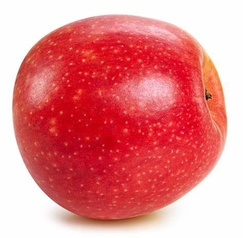
#> input picture Lab3/Images/apple.jpg, 243 x 238 px, shrunk from 474 x 465 before the run, found by its file name
$ python test.py
#> lines starting #> are read from the running program, lines starting #| are printed output that depends on the picture; after the words box and inside, x2 and y2 are one past the last pixel; in counts of white or black regions, pixels touching at a corner belong together
#> further down, image_read is the input picture: shape (238, 243, 3); mean B, G, R 135.4, 132.5, 228.6
### Lab3/main.py
import cv2
import numpy as np

def bw_method(image):
    height, width, _ = image.shape
#> height = 238; width = 243
    image1 = np.zeros((height, width), dtype=np.uint8)

    for y in range(height):
        for x in range(width):
            r, g, b = image[y, x]
            gray_value = int(0.36 * r + 0.53 * g + 0.11 * b)
            image1[y, x] = gray_value
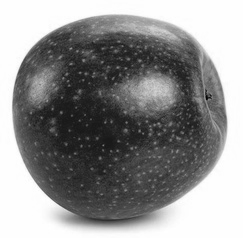
#> image1: shape (238, 243); min 6, max 255, mean 143.7

    return image1

def binarization_on_bw_image(image):
    height, width = image.shape
#> height = 238; width = 243
    image1 = np.zeros((height, width), dtype=np.uint8)
    for y in range(height):
        for x in range(width):
            if image[y, x] >= 128:
                image1[y, x] = 255
            else:
                image[y, x] = 0
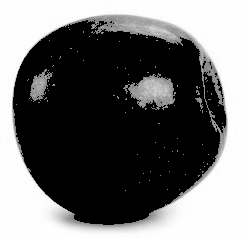
#> image: shape (238, 243); min 0, max 255, mean 107.7
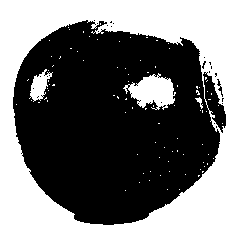
#> image1: shape (238, 243); 46.2% white; 93 white regions (89 under 20 px), largest, box (x1, y1, x2, y2) and area: (0, 0, 243, 238) 25005, (123, 73, 176, 110) 1130, (29, 69, 53, 102) 379, (195, 97, 203, 109) 37
    return image1


def process_special_point(matrix):
    # Создаем копию матрицы
    matrix_copy = matrix.copy()

    # Найти координаты элемента, начинающегося на 'sp'
    coordinates = np.argwhere(np.char.startswith(matrix_copy.astype(str), 'sp'))

    if len(coordinates) == 0:
        # print("Элементы, начинающиеся на 'sp', не найдены.")
        return matrix_copy, [0, 0]

    # Извлечь значения после 'sp', заменить в матрице
    for coord in coordinates:
        value = matrix_copy[coord[0], coord[1]][2:]  # Получаем значение после 'sp'
        matrix_copy[coord[0], coord[1]] = value

    # Преобразовать копию матрицы в int
    matrix_copy = matrix_copy.astype(int)

    # Найти центр матрицы
    center = np.array(matrix_copy.shape) // 2

    # Найти разницу между координатами и центром матрицы
    differences = coordinates - center

    return matrix_copy, differences[0].tolist()


def dilation(image, kernel):
    result_kernel, differences = process_special_point(kernel)
    # print(differences)
    offset_y = differences[0]
    offset_x = differences[1]

    result_kernel = result_kernel.astype(int)

    image_height, image_width = image.shape
#> image_height = 238; image_width = 243
    kernel_height, kernel_width = result_kernel.shape

    # Создаем изображение как входное, только с нулями на границах взависимости от ядра
    padded_image = np.pad(image, max(kernel_height//2, kernel_width//2), mode='constant', constant_values=0)
#> padded_image: shape (240, 245); 45.4% white; 93 white regions (89 under 20 px), largest, box (x1, y1, x2, y2) and area: (1, 1, 244, 239) 25005, (124, 74, 177, 111) 1130, (30, 70, 54, 103) 379, (196, 98, 204, 110) 37
    # Создаем изображение размером как входное, только с нулями
    filtered_image = np.zeros_like(image, dtype=np.uint8)
    # Находим координаты белых пикселей в ядре что бы потом сравнивать с белыми пикселями в патче
    where_white_pixel_kernel = np.where(result_kernel != 0)
    check_kernel = list(zip(where_white_pixel_kernel[0], where_white_pixel_kernel[1]))
    # t = 0

    for i in range(image_height):
        for j in range(image_width):

            if i + offset_y < 0 or j + offset_x < 0:
                # print('Выходит за границу изображения')
                continue

            # Создаем патч из изображения для каждой координаты
            patch = padded_image[i:i + kernel_height, j:j + kernel_width]

            # print(np.column_stack((patch, result_kernel)))

            # Находим координаты белых точек после прикладывания патча
            where_white_pixel_patch = np.where(result_kernel * patch != 0)
            check_patch = list(zip(where_white_pixel_patch[0], where_white_pixel_patch[1]))
            try:
                # Проверяем есть ли хоть один одинаковый белый пиксель
                if any(elem in check_patch for elem in check_kernel):
                    filtered_image[i+offset_y, j+offset_x] = 255
                    # print([i+offset_y, j+offset_x])
                    # print('hit')
                else:
                    filtered_image[i+offset_y, j+offset_x] = 0
                    # print('miss')
            except Exception as e:
                print(f"Произошла ошибка: {e}")
                filtered_image[i, j] = image[i, j]
                pass
#> filtered_image: shape (238, 243); 48.1% white; 64 white regions (60 under 20 px), largest, box (x1, y1, x2, y2) and area: (0, 0, 243, 238) 25673, (123, 72, 176, 111) 1307, (29, 68, 53, 104) 490, (195, 85, 203, 114) 94
            # t +=1
            # print(f"image {t}")
            # print(filtered_image)
    return filtered_image


def erosian(image, kernel):
    result_kernel, differences = process_special_point(kernel)
    offset_y = differences[0]
    offset_x = differences[1]
    # print(differences)
    result_kernel = result_kernel.astype(int)

    image_height, image_width = image.shape
#> image_height = 238; image_width = 243
    kernel_height, kernel_width = result_kernel.shape

    padded_image = np.pad(image, max(kernel_height//2, kernel_width//2), mode='constant', constant_values=0)
    filtered_image = np.zeros_like(image, dtype=np.uint8)
    where_white_pixel_kernel = np.where(result_kernel != 0)
    check_kernel = list(zip(where_white_pixel_kernel[0], where_white_pixel_kernel[1]))

    # t = 0

    for i in range(image_height):
        for j in range(image_width):
            if i + offset_y < 0 or j + offset_x < 0:
                # print('Выходит за границу изображения')
                continue
            patch = padded_image[i:i + kernel_height, j:j + kernel_width]
            where_white_pixel_patch = np.where(result_kernel * patch != 0)
            check_patch = list(zip(where_white_pixel_patch[0], where_white_pixel_patch[1]))
            # print(np.column_stack((patch, result_kernel)))
            try:
                if all(elem in check_patch for elem in check_kernel):
                    filtered_image[i+offset_y, j+offset_x] = 255
                    # print([i+offset_y, j+offset_x])
                    # print('fit')
                else:
                    filtered_image[i+offset_y, j+offset_x] = 0
                    # print([i + offset_y, j + offset_x])
                    # print('miss')
            except Exception as e:
                print(f"Произошла ошибка: {e}")
                filtered_image[i, j] = 0
                pass
#> filtered_image: shape (238, 243); 43.6% white; 22 white regions (18 under 20 px), largest, box (x1, y1, x2, y2) and area: (0, 1, 243, 237) 23848, (129, 75, 175, 109) 954, (30, 70, 47, 100) 291, (209, 111, 217, 131) 31
            # t +=1
            # print(f"image {t}")
            # print(filtered_image)

    return filtered_image
def closing(image, kernel):
    img1 = dilation(image, kernel)
    img2 = erosian(img1, kernel)
#> in erosian (call 2), `padded_image = np.pad(image, max(kernel_height//2, kernel_width//2), m..`: padded_image: shape (240, 245); 47.3% white; 64 white regions (60 under 20 px), largest, box (x1, y1, x2, y2) and area: (1, 1, 244, 239) 25673, (124, 73, 177, 112) 1307, (30, 69, 54, 105) 490, (196, 86, 204, 115) 94
#> after the loop in erosian (call 2), `for i in range(image_height):`:
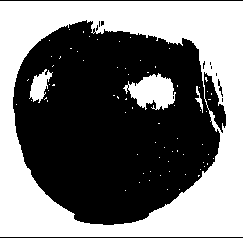
#> filtered_image: shape (238, 243); 45.7% white; 74 white regions (70 under 20 px), largest, box (x1, y1, x2, y2) and area: (0, 1, 243, 237) 24644, (123, 73, 176, 110) 1178, (29, 69, 53, 103) 407, (195, 86, 203, 113) 69
    return img2
def opening(image, kernel):
    img1 = erosian(image, kernel)
    img2 = dilation(img1, kernel)
#> in dilation (call 3), `padded_image = np.pad(image, max(kernel_height//2, kernel_width//2), m..`:
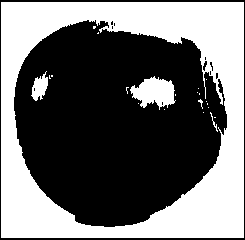
#> padded_image: shape (240, 245); 42.8% white; 22 white regions (18 under 20 px), largest, box (x1, y1, x2, y2) and area: (1, 2, 244, 238) 23848, (130, 76, 176, 110) 954, (31, 71, 48, 101) 291, (210, 112, 218, 132) 31
#> after the loop in dilation (call 3), `for i in range(image_height):`:
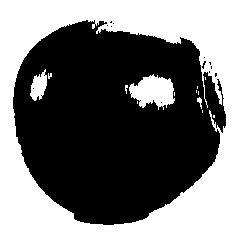
#> filtered_image: shape (238, 243); 45.7% white; 14 white regions (10 under 20 px), largest, box (x1, y1, x2, y2) and area: (0, 0, 243, 238) 24924, (129, 74, 175, 110) 1059, (30, 69, 47, 101) 333, (197, 97, 202, 109) 31
    return img2
def limits(image, kernel):
    return image ^ erosian(image, kernel)
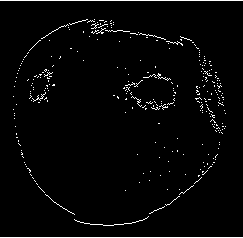
#> returned value: shape (238, 243); 2.6% white in thin lines or dots

### Lab3/test.py
import main as m
import numpy as np
import cv2
np.set_printoptions(threshold = np.inf)


"""Обработка тестовой картинки"""

# test_image = np.array([[0,255,0,0,255,0],
#                        [255,255,255,0,255,0],
#                        [0,255,0,0,255,255],
#                        [0,255,255,0,255,255],
#                        [255,0,255,0,0,255],
#                        [0,0,0,0,255,0]])
# test_kernel = np.array([[0,255,0],
#                         ['sp0',255,0],
#                         [0,255,0]])
#
#
# test1 = m.dilation(test_image, test_kernel)
# test2 = m.erosian(test_image, test_kernel)
# test3 = m.closing(test_image, test_kernel)
# test4 = m.opening(test_image, test_kernel)
# test5 = m.limits(test_image, test_kernel)
# cv2.imwrite(f'Images_output/{"0original_image_"+"test_image"}monky.jpg', test_image)
# cv2.imwrite(f'Images_output/{"1dilation_image_"+"test_image"}monky.jpg', test1)
# cv2.imwrite(f'Images_output/{"2erosion_image_"+"test_image"}monky.jpg', test2)
# cv2.imwrite(f'Images_output/{"3closing_image_"+"test_image"}monky.jpg', test3)
# cv2.imwrite(f'Images_output/{"4opening_image_"+"test_image"}monky.jpg', test4)
# cv2.imwrite(f'Images_output/{"5limits_image_"+"test_image"}monky.jpg', test5)

"""Обработка изображения"""

name = "apple"
# name = 'Text'
image_read = cv2.imread(f'images/{name}.jpg')

image1 = m.bw_method(image_read)
image = m.binarization_on_bw_image(image1)

kernel = np.array([[0,255,0],
                   [0,255,0],
                   [0,255,0]])

dilation1 = m.dilation(image, kernel)
erosion2 = m.erosian(image, kernel)
closing3 = m.closing(image, kernel)
opening4 = m.opening(image, kernel)
limits5 = m.limits(image, kernel)

cv2.imwrite(f'Images_output/{"0original_image_"+name}.jpg', image)
cv2.imwrite(f'Images_output/{"1dilation_image_"+name}.jpg', dilation1)
cv2.imwrite(f'Images_output/{"2erosion_image_"+name}.jpg', erosion2)
cv2.imwrite(f'Images_output/{"3closing_image_"+name}.jpg', closing3)
cv2.imwrite(f'Images_output/{"4opening_image_"+name}.jpg', opening4)
cv2.imwrite(f'Images_output/{"5limits_image_"+name}.jpg', limits5)
